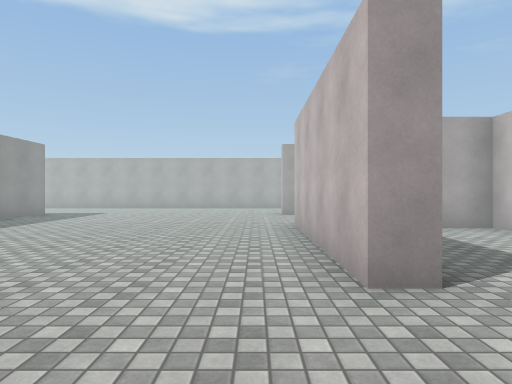
[1] (above)

24 first-person views from a walk through a scene from a Unity 3-D project. The camera is 1.3 m above the floor, looks level and sees 75° across. The floor is counted in squares, 2 m on a side. Each view is taken from the middle of a square. On the plan, view 1 faces up. The plan holds only what a view shows up to about 10 squares ahead; the rest is blank. Surface patterns are stand-ins for the level's own textures.

[2]
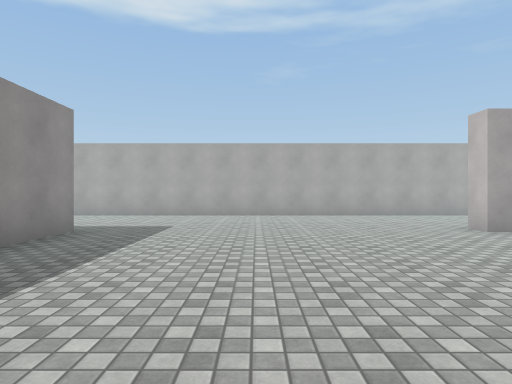

[3]
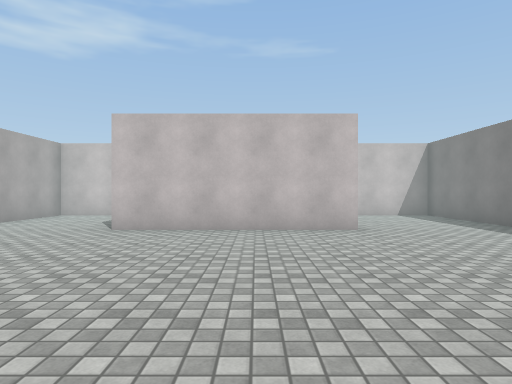

[4]
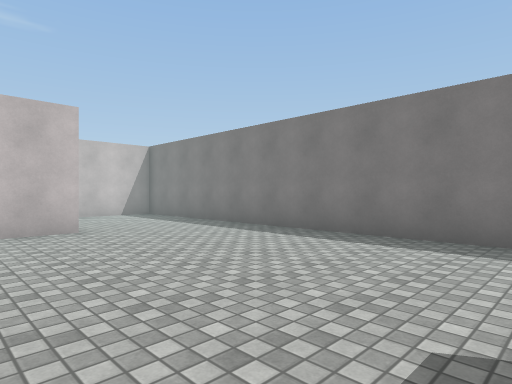

[5]
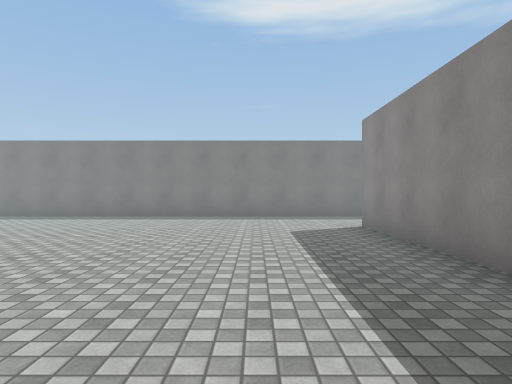

[6]
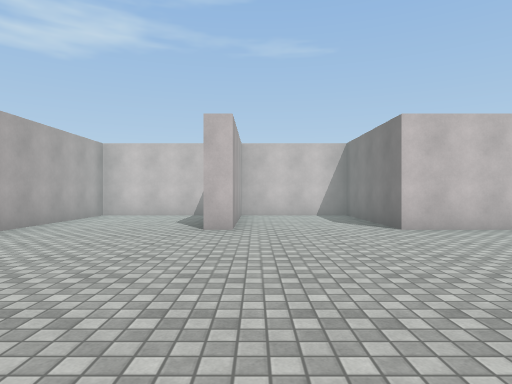

[7]
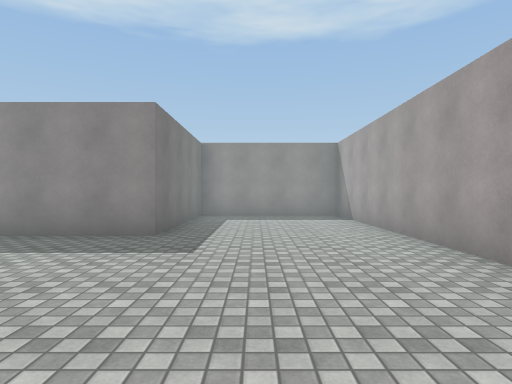

[8]
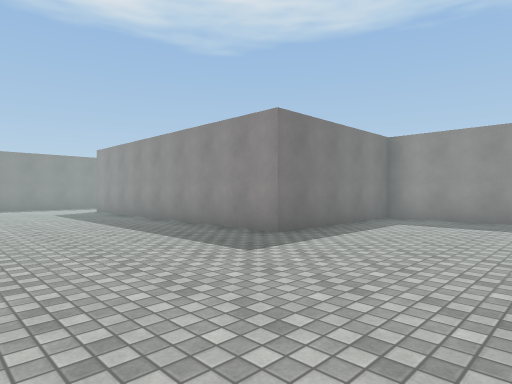

[9]
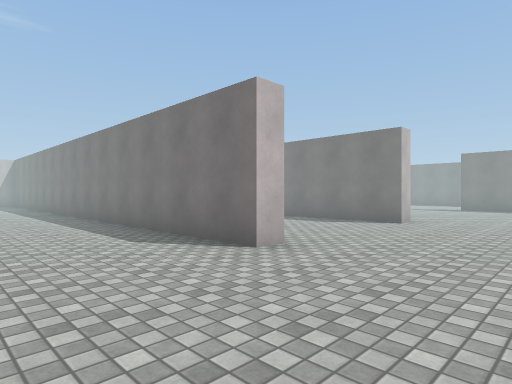

[10]
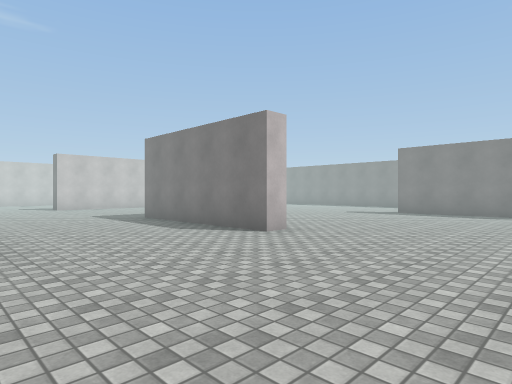

[11]
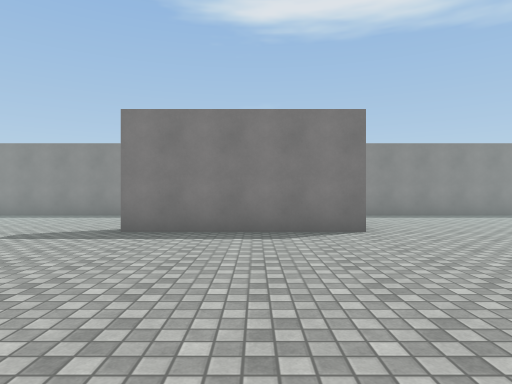

[12]
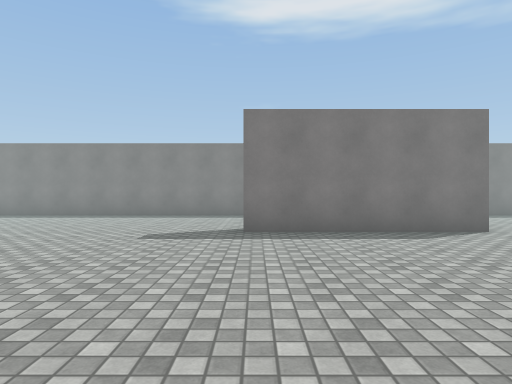

[13]
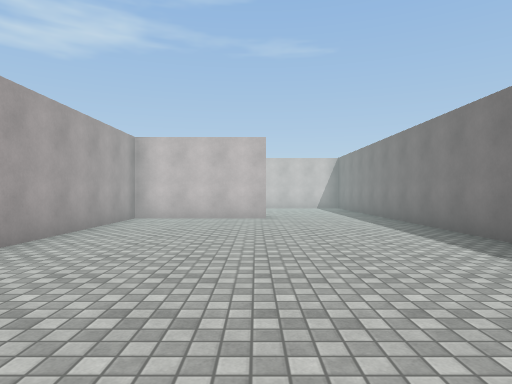

[14]
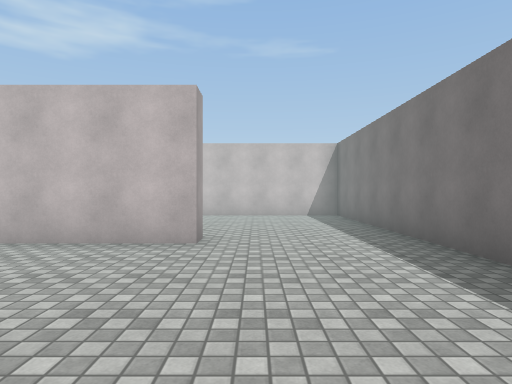

[15]
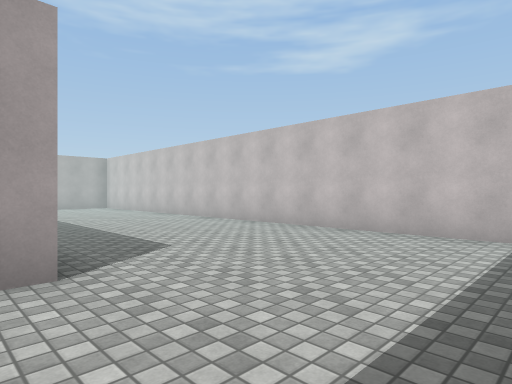

[16]
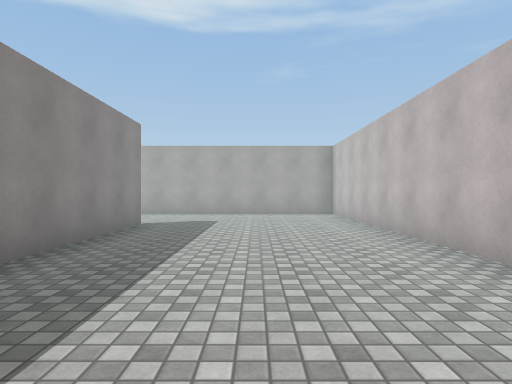

[17]
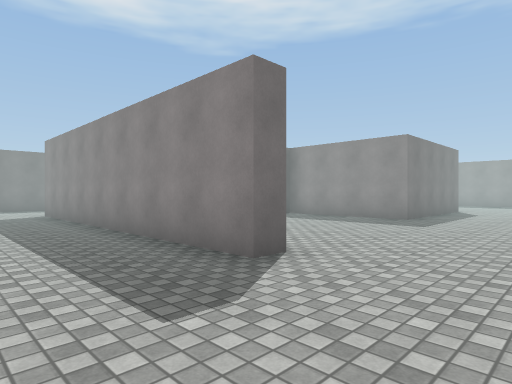

[18]
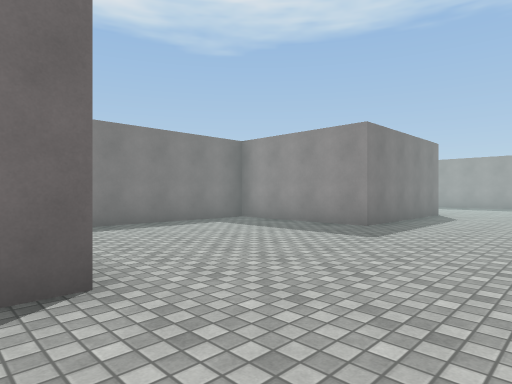

[19]
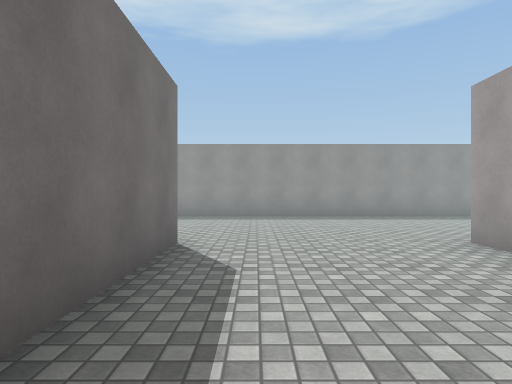

[20]
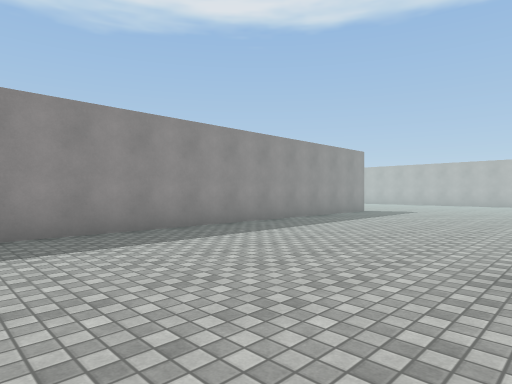

[21]
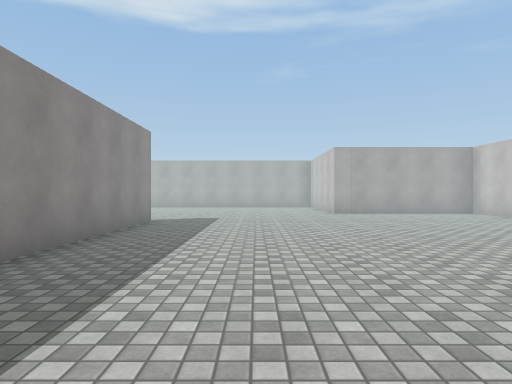

[22]
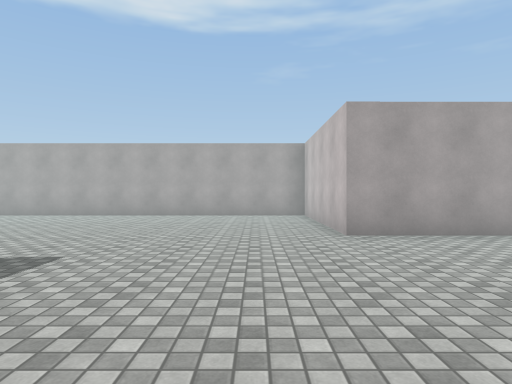

[23]
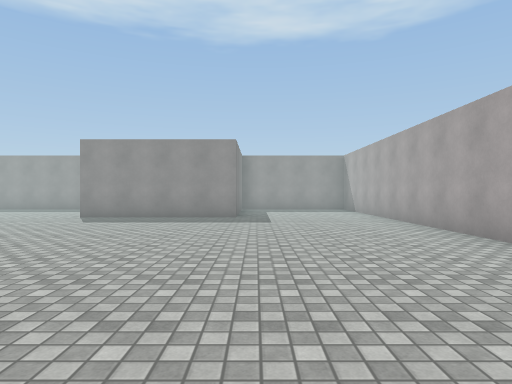

[24]
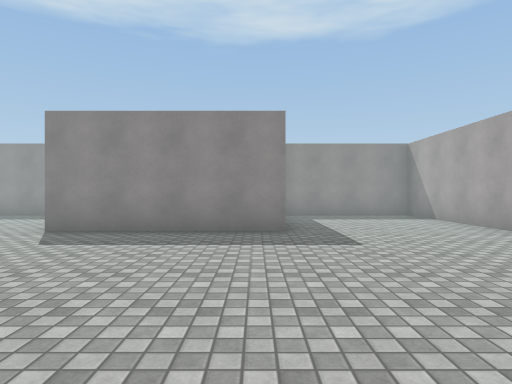

### Floor plan
Points are (right, up) in squares from view 1. A wall is a line through its corners. A room is listed if a view was taken in it or the views show most of it. See-through windows are left out.
Room 1 (views 1, 2, 3, 4, 5, 6, 7, 8)
walls: (1.4, 2.2) (0.8, 2.2) (0.8, 6.5) (4.3, 6.5) (4.3, 9.4) (0.8, 9.4) (0.8, 10); (4.3, 6) (3.2, 6); (4.3, 10.4) (4.3, 13.2) (-10.2, 13.2) (-10.2, 9.5) (-6, 9.5) (-6, 1.6); (-6.6, -0.8) (4.3, -0.8) (4.3, 1.2)
ways out: opening at (-6, 0.5) to room 2
Room 2 (views 9, 10, 11, 12, 13, 14, 15, 16, 17, 18, 19, 20, 21, 22, 23, 24)
walls: (-10.3, -5.5) (-10.3, -5) (-6, -5) (-6, -8.5) (-2.2, -8.5); (-9.5, -1.3) (-10.3, -1.3) (-10.3, -0.8) (-6.6, -0.8); (-13.9, -11.4) (-9.8, -11.4); (-15.4, 6.5) (-15.4, -6.2); (-0.9, -4.3) (-0.3, -4.3) (-0.3, -12.3) (-0.8, -12.3) (-0.8, -9) (-5.2, -9); (-6.5, 7.4) (-6.5, 9) (-10.6, 9) (-10.6, 13.2) (-24.3, 13.2) (-24.3, 9.8); (-9.8, -15.3) (4.3, -15.3) (4.3, -1.3) (-1.4, -1.3); (-24.3, 3.1) (-24.3, 1.9); (-19.1, -15.3) (-15, -15.3); (-21.6, 9.5) (-20.5, 9.5) (-20.5, 5.5)
ways out: opening at (-6, 0.5) to room 1

Positions as (right, up) in squares from view 1, and headings:
1: (0, 0), facing up
2: (-3, 4), facing up
3: (-5, 4), facing right
4: (-5, 4), facing down-right
5: (-4, 8), facing down
6: (-5, 9), facing right
7: (-1, 11), facing left
8: (-2, 13), facing down-left
9: (-13, 2), facing down-right
10: (-14, -1), facing down-right
11: (-12, -6), facing down
12: (-10, -6), facing down
13: (-9, -12), facing right
14: (-5, -13), facing right
15: (-1, -15), facing up-right
16: (2, -11), facing up
17: (2, -2), facing down-left
18: (0, -2), facing down-left
19: (-6, -4), facing left
20: (-10, -4), facing up-left
21: (-13, -1), facing up
22: (-12, 4), facing up
23: (-12, 10), facing left
24: (-15, 9), facing left
